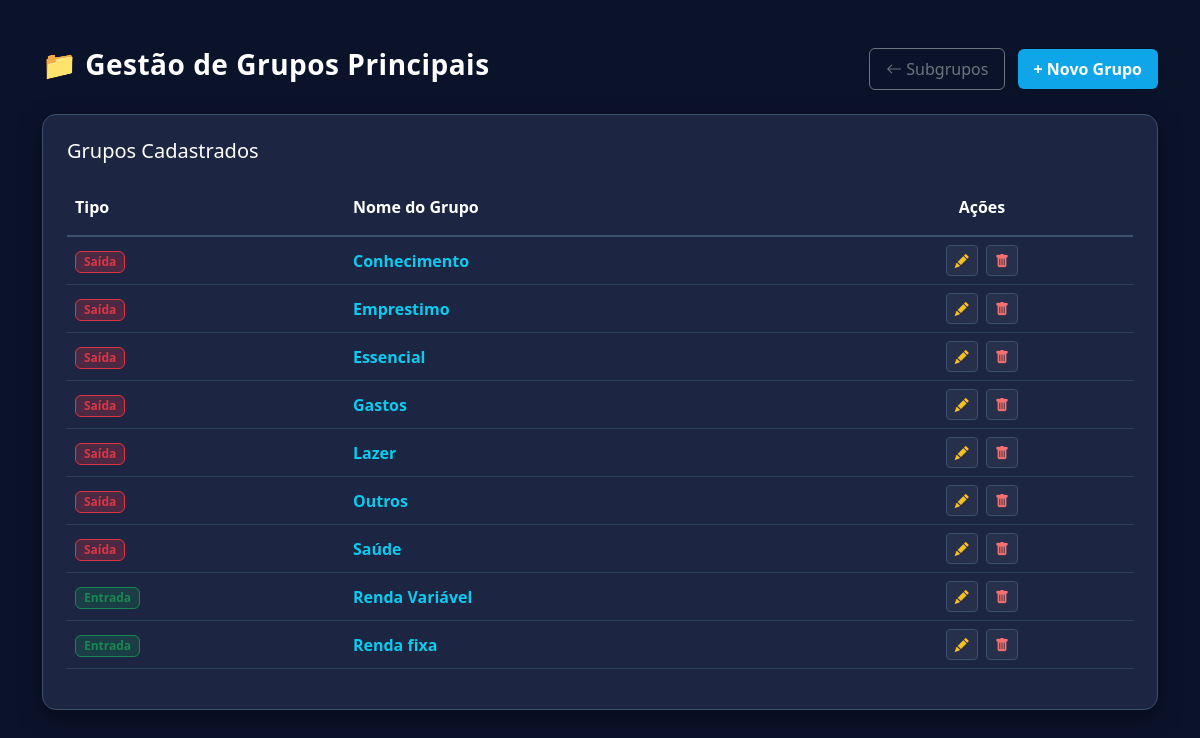
Page /grupos/index.php on the committed database.
### tables this page shows
CREATE TABLE grupos (
        id INTEGER PRIMARY KEY AUTOINCREMENT,
        nome TEXT NOT NULL,
        tipo TEXT NOT NULL
    );

### grupos/index.php (the view, shortened to what this page needs)
<?php
include '../db/conexao.php';
$grupos = [];
try {
    $stmt = $pdo->query("SELECT * FROM grupos ORDER BY tipo DESC, nome ASC");
    $grupos = $stmt->fetchAll(PDO::FETCH_ASSOC);
} catch (Exception $e) {
    $mensagem = "<div class='alert alert-danger bg-dark text-danger border-danger mt-3'>Erro: " . $e->getMessage() . "</div>";
}
?>
<!DOCTYPE html>
<html lang="pt-BR">
<head>
    <link href="https://cdn.jsdelivr.net/npm/bootstrap@5.3.0/dist/css/bootstrap.min.css" rel="stylesheet">
    <link rel="stylesheet" href="https://cdn.jsdelivr.net/npm/bootstrap-icons@1.10.5/font/bootstrap-icons.css">
</head>
<body>
    <div class="container mt-5 mb-5">
        <div class="row align-items-center mb-4">
            <div class="col-md-6">
                <h2 class="navbar-brand fs-3">📁 Gestão de Grupos Principais</h2>
            </div>
            <div class="col-md-6 text-md-end mt-3 mt-md-0">
                <a href="../subgrupos/index.php" class="btn btn-outline-secondary me-2 px-3 py-2 shadow-sm">
                    <i class="bi bi-arrow-left"></i> Subgrupos
                </a>
                <a href="novo_grupo.php" class="btn btn-info-custom px-3 py-2 shadow-sm">+ Novo Grupo</a>
            </div>
        </div>
        <div class="card card-custom p-4">
            <h4 class="mb-3 fs-5 text-white">Grupos Cadastrados</h4>
            <div class="table-responsive">
                <table class="table align-middle table-hover">
                    <thead>
                        <tr style="border-bottom: 2px solid #3a506b;">
                            <th class="py-3 text-white">Tipo</th>
                            <th class="py-3 text-white">Nome do Grupo</th>
                            <th class="text-center py-3 text-white">Ações</th>
                        </tr>
                    </thead>
                    <tbody>
                        <?php if (count($grupos) > 0): ?>
                            <?php foreach ($grupos as $g): ?>
                                <tr>
                                    <td>
                                        <?php if ($g['tipo'] == 'Entrada'): ?>
                                            <span
                                                class="badge bg-success bg-opacity-25 text-success border border-success px-2 py-1">Entrada</span>
                                        <?php else: ?>
                                            <span
                                                class="badge bg-danger bg-opacity-25 text-danger border border-danger px-2 py-1">Saída</span>
                                        <?php endif; ?>
                                    </td>
                                    <td class="fw-bold text-info"><?php echo htmlspecialchars($g['nome'] ?? ''); ?></td>
                                    <td class="text-center">
                                        <a href="editar_grupo.php?id=<?php echo $g['id']; ?>"
                                            class="btn btn-sm btn-action-edit me-1" title="Editar">
                                            <i class="bi bi-pencil-fill"></i>
                                        </a>
                                        <a href="index.php?deletar=<?php echo $g['id']; ?>" class="btn btn-sm btn-action-delete"
                                            title="Apagar"
                                            onclick="return confirm('Tem certeza que deseja apagar este grupo, Uai?');">
                                            <i class="bi bi-trash-fill"></i>
                                        </a>
                                    </td>
                                </tr>
                            <?php endforeach; ?>
                        <?php else: ?>
                            <tr>
                                <td colspan="3" class="text-center texto-auxiliar p-4">Nenhum grupo cadastrado ainda.</td>
                            </tr>
                        <?php endif; ?>
                    </tbody>
                </table>
            </div>
        </div>
    </div>
</body>
</html>

### grupos/index.php (style rules this page uses)
body { background-color: #0b132b; color: #ffffff; font-family: 'Segoe UI', Tahoma, Geneva, Verdana, sans-serif; }
.card-custom { border-radius: 14px; background-color: #1c2541; border: 1px solid #3a506b; box-shadow: 0 8px 24px rgba(0, 0, 0, 0.4); }
.table { color: #ffffff; background-color: transparent !important; }
.table th, .table td { background-color: transparent !important; color: #ffffff; border-color: #2b3e55 !important; }
.btn-info-custom { background-color: #0ea5e9; border: none; font-weight: 600; color: white; }
.btn-action-edit { background-color: rgba(255, 255, 255, 0.05); color: #fbbf24; border: 1px solid #3a506b; }
.btn-action-delete { background-color: rgba(255, 255, 255, 0.05); color: #f87171; border: 1px solid #3a506b; }
.navbar-brand { font-weight: bold; color: #ffffff; letter-spacing: 0.5px; }

### rows in the picture
grupos: tipo "Saída", nome "Conhecimento"
grupos: tipo "Saída", nome "Emprestimo"
grupos: tipo "Saída", nome "Essencial"
grupos: tipo "Saída", nome "Gastos"
grupos: tipo "Saída", nome "Lazer"
grupos: tipo "Saída", nome "Outros"
grupos: tipo "Saída", nome "Saúde"
grupos: tipo "Entrada", nome "Renda Variável"
grupos: tipo "Entrada", nome "Renda fixa"
